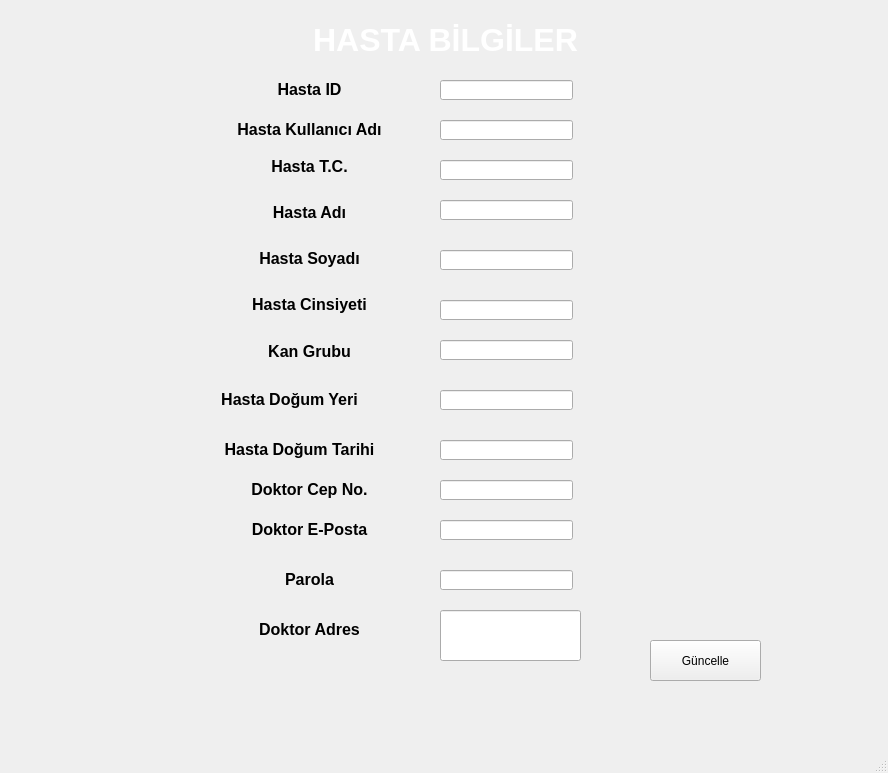
<?xml version="1.0" encoding="UTF-8"?>
<ui version="4.0">
 <class>MainWindow</class>
 <widget class="QMainWindow" name="MainWindow">
  <property name="geometry">
   <rect>
    <x>0</x>
    <y>0</y>
    <width>888</width>
    <height>773</height>
   </rect>
  </property>
  <property name="windowTitle">
   <string>MainWindow</string>
  </property>
  <widget class="QWidget" name="centralwidget">
   <widget class="QLabel" name="label">
    <property name="geometry">
     <rect>
      <x>-10</x>
      <y>-20</y>
      <width>931</width>
      <height>831</height>
     </rect>
    </property>
    <property name="text">
     <string/>
    </property>
    <property name="pixmap">
     <pixmap>Adsız.png</pixmap>
    </property>
    <property name="scaledContents">
     <bool>true</bool>
    </property>
   </widget>
   <widget class="QLabel" name="label_3">
    <property name="geometry">
     <rect>
      <x>120</x>
      <y>20</y>
      <width>651</width>
      <height>41</height>
     </rect>
    </property>
    <property name="text">
     <string>&lt;html&gt;&lt;head/&gt;&lt;body&gt;&lt;p align=&quot;center&quot;&gt;&lt;span style=&quot; font-size:24pt; font-weight:600; color:#ffffff;&quot;&gt;HASTA BİLGİLER&lt;/span&gt;&lt;/p&gt;&lt;/body&gt;&lt;/html&gt;</string>
    </property>
   </widget>
   <widget class="QLabel" name="label_2">
    <property name="geometry">
     <rect>
      <x>20</x>
      <y>10</y>
      <width>71</width>
      <height>71</height>
     </rect>
    </property>
    <property name="text">
     <string/>
    </property>
    <property name="pixmap">
     <pixmap>20200316220122!Saglikbakanligi_logo (2).png</pixmap>
    </property>
    <property name="scaledContents">
     <bool>true</bool>
    </property>
   </widget>
   <widget class="QLabel" name="label_9">
    <property name="geometry">
     <rect>
      <x>180</x>
      <y>430</y>
      <width>239</width>
      <height>40</height>
     </rect>
    </property>
    <property name="text">
     <string>&lt;html&gt;&lt;head/&gt;&lt;body&gt;&lt;p align=&quot;center&quot;&gt;&lt;span style=&quot; font-size:12pt; font-weight:600;&quot;&gt;Hasta Doğum Tarihi&lt;/span&gt;&lt;/p&gt;&lt;/body&gt;&lt;/html&gt;</string>
    </property>
   </widget>
   <widget class="QLabel" name="label_8">
    <property name="geometry">
     <rect>
      <x>190</x>
      <y>331</y>
      <width>239</width>
      <height>41</height>
     </rect>
    </property>
    <property name="text">
     <string>&lt;html&gt;&lt;head/&gt;&lt;body&gt;&lt;p align=&quot;center&quot;&gt;&lt;span style=&quot; font-size:12pt; font-weight:600;&quot;&gt;Kan Grubu&lt;/span&gt;&lt;/p&gt;&lt;/body&gt;&lt;/html&gt;</string>
    </property>
   </widget>
   <widget class="QLabel" name="label_11">
    <property name="geometry">
     <rect>
      <x>190</x>
      <y>510</y>
      <width>239</width>
      <height>40</height>
     </rect>
    </property>
    <property name="text">
     <string>&lt;html&gt;&lt;head/&gt;&lt;body&gt;&lt;p align=&quot;center&quot;&gt;&lt;span style=&quot; font-size:12pt; font-weight:600;&quot;&gt;Doktor E-Posta&lt;/span&gt;&lt;/p&gt;&lt;/body&gt;&lt;/html&gt;</string>
    </property>
   </widget>
   <widget class="QLabel" name="label_10">
    <property name="geometry">
     <rect>
      <x>190</x>
      <y>470</y>
      <width>239</width>
      <height>40</height>
     </rect>
    </property>
    <property name="text">
     <string>&lt;html&gt;&lt;head/&gt;&lt;body&gt;&lt;p align=&quot;center&quot;&gt;&lt;span style=&quot; font-size:12pt; font-weight:600;&quot;&gt;Doktor Cep No.&lt;/span&gt;&lt;/p&gt;&lt;/body&gt;&lt;/html&gt;</string>
    </property>
   </widget>
   <widget class="QLabel" name="label_5">
    <property name="geometry">
     <rect>
      <x>190</x>
      <y>146</y>
      <width>239</width>
      <height>41</height>
     </rect>
    </property>
    <property name="text">
     <string>&lt;html&gt;&lt;head/&gt;&lt;body&gt;&lt;p align=&quot;center&quot;&gt;&lt;span style=&quot; font-size:12pt; font-weight:600;&quot;&gt;Hasta T.C.&lt;/span&gt;&lt;/p&gt;&lt;/body&gt;&lt;/html&gt;</string>
    </property>
   </widget>
   <widget class="QLabel" name="label_14">
    <property name="geometry">
     <rect>
      <x>190</x>
      <y>610</y>
      <width>239</width>
      <height>40</height>
     </rect>
    </property>
    <property name="text">
     <string>&lt;html&gt;&lt;head/&gt;&lt;body&gt;&lt;p align=&quot;center&quot;&gt;&lt;span style=&quot; font-size:12pt; font-weight:600;&quot;&gt;Doktor Adres&lt;/span&gt;&lt;/p&gt;&lt;/body&gt;&lt;/html&gt;</string>
    </property>
   </widget>
   <widget class="QLabel" name="label_7">
    <property name="geometry">
     <rect>
      <x>190</x>
      <y>285</y>
      <width>239</width>
      <height>40</height>
     </rect>
    </property>
    <property name="text">
     <string>&lt;html&gt;&lt;head/&gt;&lt;body&gt;&lt;p align=&quot;center&quot;&gt;&lt;span style=&quot; font-size:12pt; font-weight:600;&quot;&gt;Hasta Cinsiyeti&lt;/span&gt;&lt;/p&gt;&lt;/body&gt;&lt;/html&gt;</string>
    </property>
   </widget>
   <widget class="QLabel" name="label_6">
    <property name="geometry">
     <rect>
      <x>190</x>
      <y>193</y>
      <width>239</width>
      <height>40</height>
     </rect>
    </property>
    <property name="text">
     <string>&lt;html&gt;&lt;head/&gt;&lt;body&gt;&lt;p align=&quot;center&quot;&gt;&lt;span style=&quot; font-size:12pt; font-weight:600;&quot;&gt;Hasta Adı&lt;/span&gt;&lt;/p&gt;&lt;/body&gt;&lt;/html&gt;</string>
    </property>
   </widget>
   <widget class="QLabel" name="label_13">
    <property name="geometry">
     <rect>
      <x>190</x>
      <y>560</y>
      <width>239</width>
      <height>40</height>
     </rect>
    </property>
    <property name="text">
     <string>&lt;html&gt;&lt;head/&gt;&lt;body&gt;&lt;p align=&quot;center&quot;&gt;&lt;span style=&quot; font-size:12pt; font-weight:600;&quot;&gt;Parola&lt;/span&gt;&lt;/p&gt;&lt;/body&gt;&lt;/html&gt;</string>
    </property>
   </widget>
   <widget class="QLabel" name="label_15">
    <property name="geometry">
     <rect>
      <x>190</x>
      <y>239</y>
      <width>239</width>
      <height>40</height>
     </rect>
    </property>
    <property name="text">
     <string>&lt;html&gt;&lt;head/&gt;&lt;body&gt;&lt;p align=&quot;center&quot;&gt;&lt;span style=&quot; font-size:12pt; font-weight:600;&quot;&gt;Hasta Soyadı&lt;/span&gt;&lt;/p&gt;&lt;/body&gt;&lt;/html&gt;</string>
    </property>
   </widget>
   <widget class="QLabel" name="label_4">
    <property name="geometry">
     <rect>
      <x>190</x>
      <y>110</y>
      <width>239</width>
      <height>40</height>
     </rect>
    </property>
    <property name="text">
     <string>&lt;html&gt;&lt;head/&gt;&lt;body&gt;&lt;p align=&quot;center&quot;&gt;&lt;span style=&quot; font-size:12pt; font-weight:600;&quot;&gt;Hasta Kullanıcı Adı&lt;/span&gt;&lt;/p&gt;&lt;/body&gt;&lt;/html&gt;</string>
    </property>
   </widget>
   <widget class="QLineEdit" name="yeniparola">
    <property name="geometry">
     <rect>
      <x>440</x>
      <y>570</y>
      <width>133</width>
      <height>20</height>
     </rect>
    </property>
   </widget>
   <widget class="QLineEdit" name="eposta">
    <property name="geometry">
     <rect>
      <x>440</x>
      <y>520</y>
      <width>133</width>
      <height>20</height>
     </rect>
    </property>
   </widget>
   <widget class="QLineEdit" name="hastaadi">
    <property name="geometry">
     <rect>
      <x>440</x>
      <y>200</y>
      <width>133</width>
      <height>20</height>
     </rect>
    </property>
   </widget>
   <widget class="QLineEdit" name="cepno">
    <property name="geometry">
     <rect>
      <x>440</x>
      <y>480</y>
      <width>133</width>
      <height>20</height>
     </rect>
    </property>
   </widget>
   <widget class="QLineEdit" name="hastakulladi">
    <property name="geometry">
     <rect>
      <x>440</x>
      <y>120</y>
      <width>133</width>
      <height>20</height>
     </rect>
    </property>
   </widget>
   <widget class="QLineEdit" name="hastatc">
    <property name="geometry">
     <rect>
      <x>440</x>
      <y>160</y>
      <width>133</width>
      <height>20</height>
     </rect>
    </property>
   </widget>
   <widget class="QLineEdit" name="dogumtarihi">
    <property name="geometry">
     <rect>
      <x>440</x>
      <y>440</y>
      <width>133</width>
      <height>20</height>
     </rect>
    </property>
   </widget>
   <widget class="QLineEdit" name="hastaadres">
    <property name="geometry">
     <rect>
      <x>440</x>
      <y>610</y>
      <width>141</width>
      <height>51</height>
     </rect>
    </property>
   </widget>
   <widget class="QLineEdit" name="hastasoyadi">
    <property name="geometry">
     <rect>
      <x>440</x>
      <y>250</y>
      <width>133</width>
      <height>20</height>
     </rect>
    </property>
   </widget>
   <widget class="QLabel" name="label_16">
    <property name="geometry">
     <rect>
      <x>170</x>
      <y>380</y>
      <width>239</width>
      <height>40</height>
     </rect>
    </property>
    <property name="text">
     <string>&lt;html&gt;&lt;head/&gt;&lt;body&gt;&lt;p align=&quot;center&quot;&gt;&lt;span style=&quot; font-size:12pt; font-weight:600;&quot;&gt;Hasta Doğum Yeri&lt;/span&gt;&lt;/p&gt;&lt;/body&gt;&lt;/html&gt;</string>
    </property>
   </widget>
   <widget class="QPushButton" name="guncelle">
    <property name="geometry">
     <rect>
      <x>650</x>
      <y>640</y>
      <width>111</width>
      <height>41</height>
     </rect>
    </property>
    <property name="text">
     <string>Güncelle</string>
    </property>
   </widget>
   <widget class="QLineEdit" name="cinsiyet">
    <property name="geometry">
     <rect>
      <x>440</x>
      <y>300</y>
      <width>133</width>
      <height>20</height>
     </rect>
    </property>
   </widget>
   <widget class="QLineEdit" name="kangrubu">
    <property name="geometry">
     <rect>
      <x>440</x>
      <y>340</y>
      <width>133</width>
      <height>20</height>
     </rect>
    </property>
   </widget>
   <widget class="QLineEdit" name="dogumyeri">
    <property name="geometry">
     <rect>
      <x>440</x>
      <y>390</y>
      <width>133</width>
      <height>20</height>
     </rect>
    </property>
   </widget>
   <widget class="QLineEdit" name="id">
    <property name="geometry">
     <rect>
      <x>440</x>
      <y>80</y>
      <width>133</width>
      <height>20</height>
     </rect>
    </property>
   </widget>
   <widget class="QLabel" name="label_17">
    <property name="geometry">
     <rect>
      <x>190</x>
      <y>70</y>
      <width>239</width>
      <height>40</height>
     </rect>
    </property>
    <property name="text">
     <string>&lt;html&gt;&lt;head/&gt;&lt;body&gt;&lt;p align=&quot;center&quot;&gt;&lt;span style=&quot; font-size:12pt; font-weight:600;&quot;&gt;Hasta ID&lt;/span&gt;&lt;/p&gt;&lt;/body&gt;&lt;/html&gt;</string>
    </property>
   </widget>
  </widget>
  <widget class="QMenuBar" name="menubar">
   <property name="geometry">
    <rect>
     <x>0</x>
     <y>0</y>
     <width>888</width>
     <height>21</height>
    </rect>
   </property>
  </widget>
  <widget class="QStatusBar" name="statusbar"/>
 </widget>
 <resources/>
 <connections/>
</ui>
